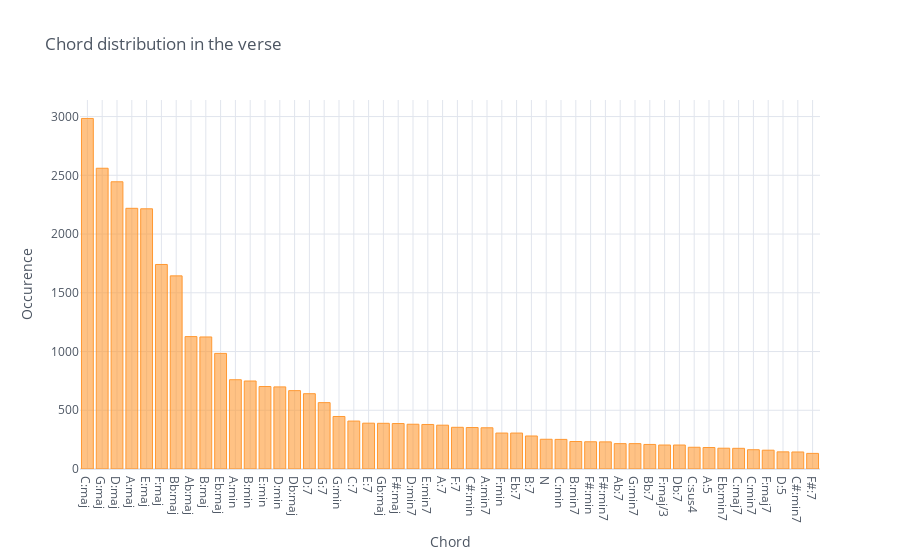

The code cell stored with this chart in its notebook:
### Code cell
chord_distribution('verse')

### Figure 1 — Plotly figure (JSON) as saved in the notebook; plotly's stock layout.template omitted (floating-point values rounded to 4 significant figures)
{"data": [{"marker": {"color": "rgba(255, 153, 51, 0.6)", "line": {"color": "rgba(255, 153, 51, 1.0)", "width": 1}}, "name": "chord", "orientation": "v", "text": "", "type": "bar", "x": ["C:maj", "G:maj", "D:maj", "A:maj", "E:maj", "F:maj", "Bb:maj", "Ab:maj", "B:maj", "Eb:maj", "A:min", "B:min", "E:min", "D:min", "Db:maj", "D:7", "G:7", "G:min", "C:7", "E:7", "Gb:maj", "F#:maj", "D:min7", "E:min7", "A:7", "F:7", "C#:min", "A:min7", "F:min", "Eb:7", "B:7", "N", "C:min", "B:min7", "F#:min", "F#:min7", "Ab:7", "G:min7", "Bb:7", "F:maj/3", "Db:7", "C:sus4", "A:5", "Eb:min7", "C:maj7", "C:min7", "F:maj7", "D:5", "C#:min7", "F#:7"], "y": [2984, 2560, 2445, 2219, 2215, 1741, 1644, 1127, 1124, 984, 760, 749, 702, 699, 667, 641, 565, 447, 408, 390, 389, 387, 381, 379, 373, 355, 353, 351, 306, 306, 281, 253, 252, 234, 232, 231, 216, 216, 209, 204, 204, 185, 183, 177, 176, 164, 160, 146, 145, 133]}], "layout": {"legend": {"bgcolor": "#FFFFFF", "font": {"color": "#4D5663"}}, "paper_bgcolor": "#FFFFFF", "plot_bgcolor": "#FFFFFF", "title": {"font": {"color": "#4D5663"}, "text": "Chord distribution in the verse"}, "xaxis": {"gridcolor": "#E1E5ED", "showgrid": true, "tickfont": {"color": "#4D5663"}, "title": {"font": {"color": "#4D5663"}, "text": "Chord"}, "zerolinecolor": "#E1E5ED"}, "yaxis": {"gridcolor": "#E1E5ED", "showgrid": true, "tickfont": {"color": "#4D5663"}, "title": {"font": {"color": "#4D5663"}, "text": "Occurence"}, "zerolinecolor": "#E1E5ED"}}}
